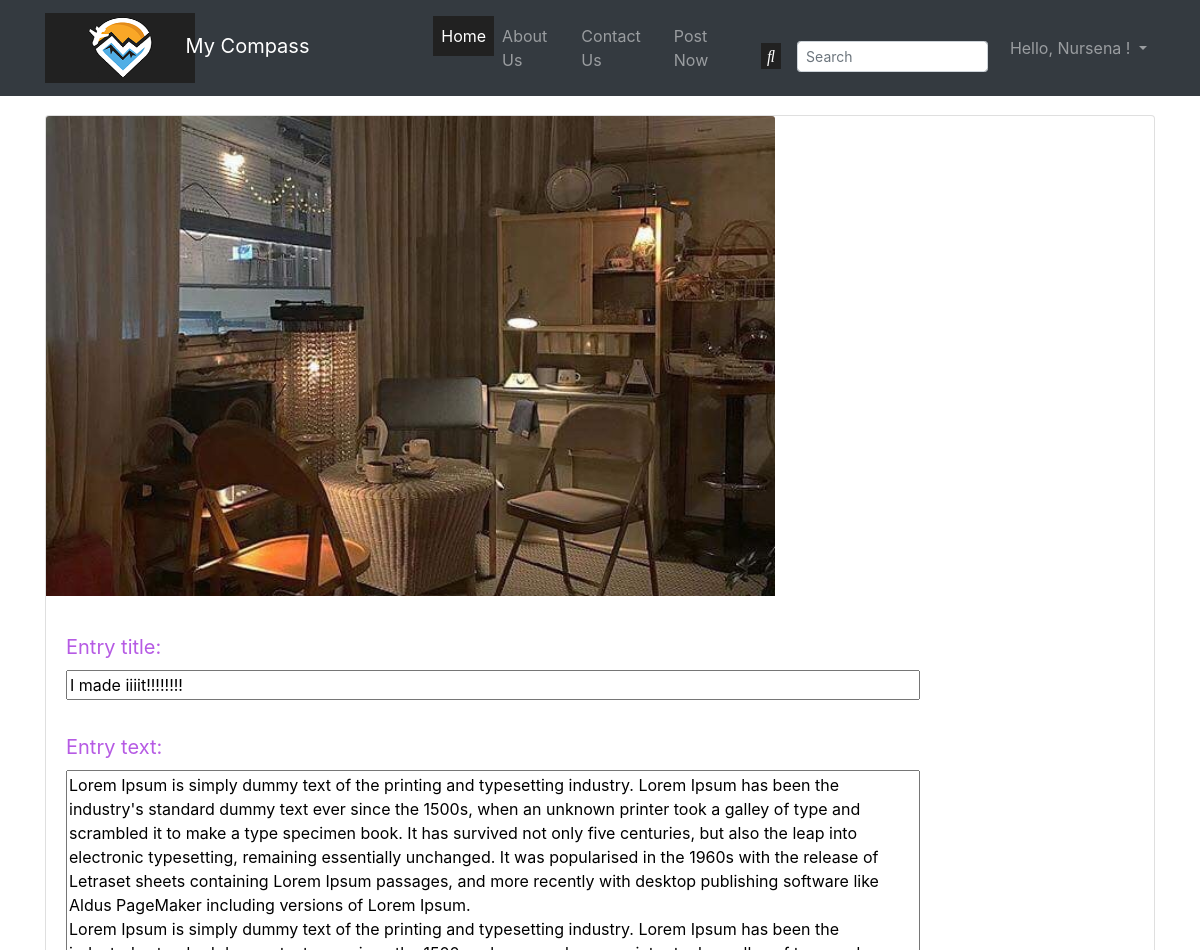
Before: /entry/5/edit/ (signed in, upper part) with the older database file.
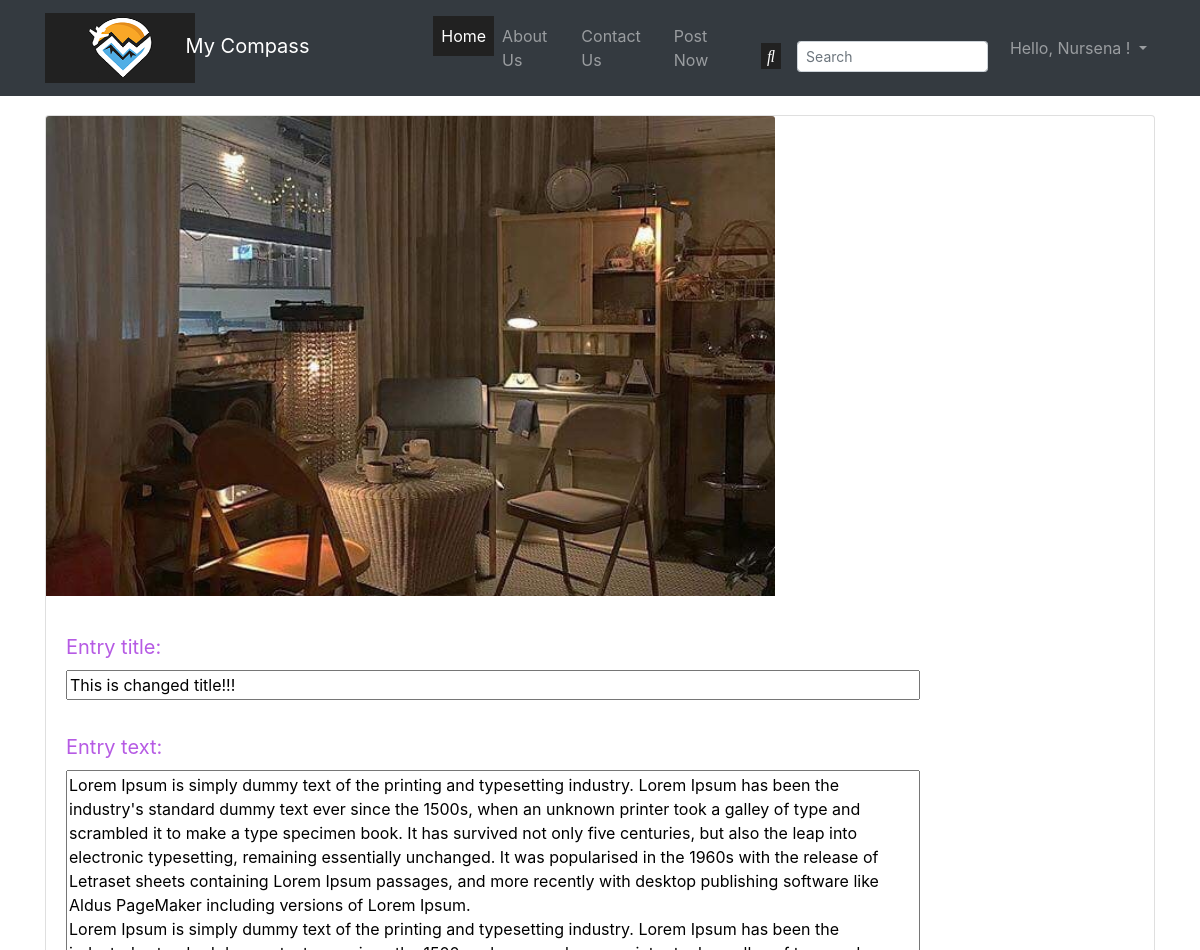
After: the same page with the newer database file.
### entries/models.py (models this page shows, shortened)
class Entry(models.Model):
    entry_title = models.CharField(max_length=50)
    entry_text = models.TextField()
    entry_date = models.DateTimeField(
        auto_now_add=True)
    entry_author = models.ForeignKey(User,
                                     on_delete=models.CASCADE)
    image = models.ImageField(upload_to='images/',
                              blank=False)  # default image url is deleted because image field made required by the way
    likes = models.ManyToManyField(User, related_name='blog_entries', blank=True, null=True)
    favorites = models.ManyToManyField(User, related_name='entry_favorites', blank=True, null=True)
    class Meta:
        verbose_name_plural = "Entries"

### entries/views.py (the view, shortened to what this page needs)
# urls.py: path('entry/<int:pk>/edit/', EditEntryView.as_view(), name='entry-edit'),
class EditEntryView(SuccessMessageMixin, generic.UpdateView, ModelForm):
    model = Entry
    template_name = 'entries/entry_edit.html'
    fields = ['entry_title', 'entry_text', 'image']
    success_url = "entry_detail/???pk???"
    success_message = "Your entry updated."

### entries/templates/entries/entry_edit.html (shortened to what this page needs)
{% extends "entries/base.html" %}
{% load static %}
{% block content %}
    {% if user.is_authenticated %}
        <div class="col-md-12 col-lg-12 col-sm-12" style="margin-top: 2%;">
            <div class="card mb-4">
                <div class="row">
                    <div class="col-md-8 col-lg-8 col-sm-12">
                        <img class="card-img-top entry-img" src="{{ entry.image.url }}">
                    </div>
                </div>
                <div class="card-body">
                    <div class="form-group">
                        <form method="POST" enctype="multipart/form-data">
                            {{ form.as_p }}
                        </form>
                    </div>
                </div>
            </div>
        </div>
    {% else %}
        You are not allowed here!!!
    {% endif %}
{% endblock %}

Changed rows visible on the page:
changed Entry: entry_title "I made iiiit!!!!!!!!" → "This is changed title!!!"
